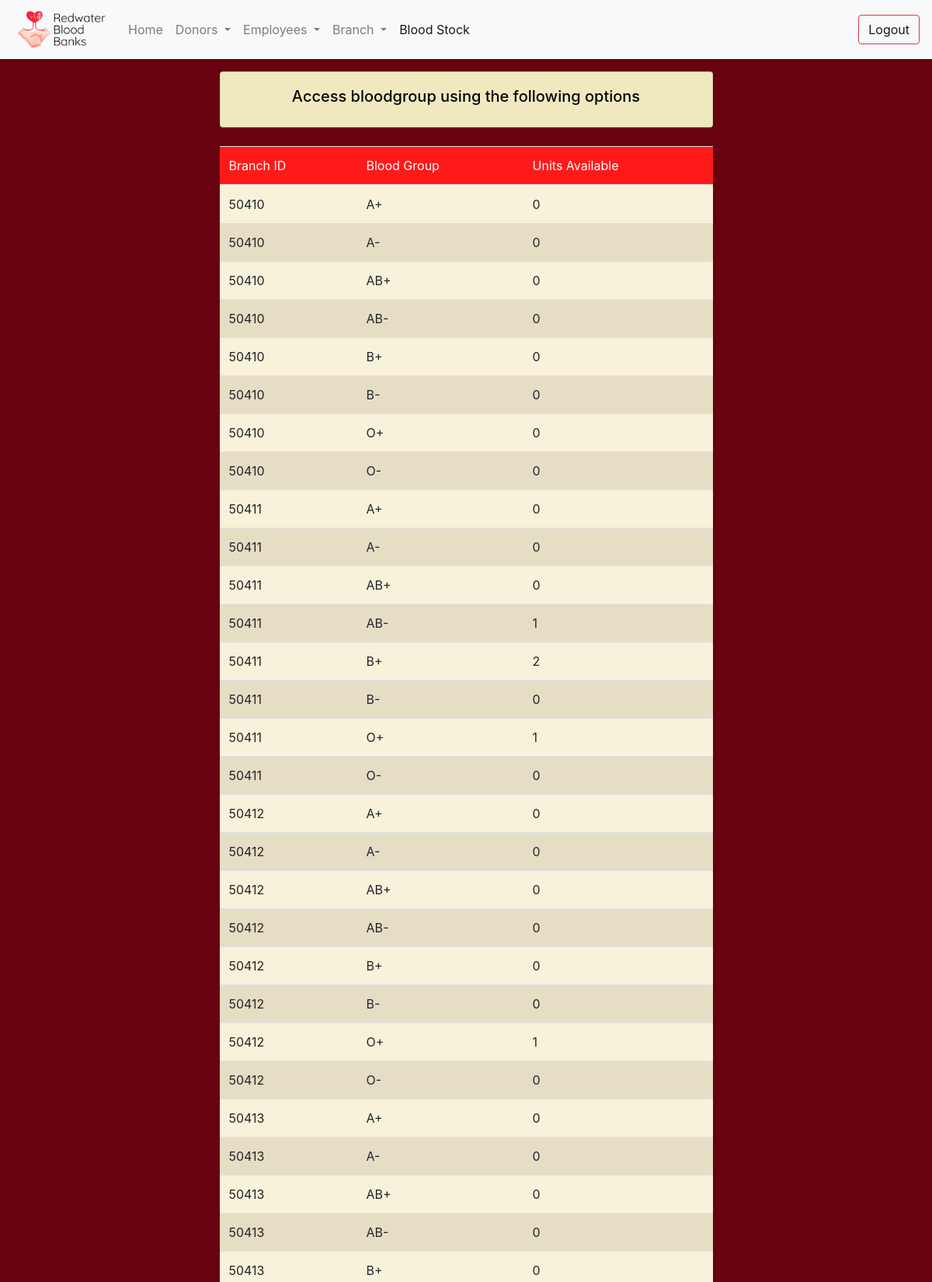
Page /admin/bloodstock.php (signed in, upper part) on the committed database.
### tables this page shows
CREATE TABLE `blood` (
  `BloodGroup` varchar(3) NOT NULL,
  `Br_ID` bigint NOT NULL,
  `Amount` int NOT NULL DEFAULT '0'
);

### admin/php/DBConnect.php (called while the page is built, shortened)
<?php
class DBConnect {
    private $db = NULL;
    public function __construct() {
        $dsn = 'mysql:dbname=' . self::DB_NAME . ';host=' . self::DB_SERVER;
        try {
            $this->db = new PDO($dsn, self::DB_USER, self::DB_PASSWORD);
        } catch (PDOException $e) {
            throw new Exception('Connection failed: ' .
            $e->getMessage());
        }
        return $this->db;
    }
    public function viewBloodStockByBranch($branch=null, $bloodGroup=null, $volumeInfo=null, $sort=null){
        $query = "SELECT * FROM Blood";
        $newVals = array();
        $mask = 0;
        if($sort != null){
            $query .= ($sort == "ASC" ? " ORDER BY Amount" : " ORDER BY Amount DESC");
        }
        else{
            $query .= " ORDER BY Br_ID, BloodGroup";
        }
        $stmt = $this->db->prepare($query);
        if ($mask != 0)
            $stmt->execute($newVals);
        else
            $stmt->execute();
        return $stmt->fetchAll();
    }
}

### admin/bloodstock.php (the view, shortened to what this page needs)
<?php
require_once 'php/DBConnect.php';
$db = new DBConnect();
$db->auth();
if(isset($_POST['Submit'])){
    $branchID = isset($_POST['branchID']) ? $_POST['branchID'] : null;
    $bloodType = ($_POST['BloodType'] != 'null') ? $_POST['BloodType'] : null;
    $sort = ($_POST['sort']=='ASC' || $_POST['sort']=='DESC')? $_POST['sort'] : null;
    if(isset($_POST['volChoice'])){
        switch($_POST['volChoice']){
            case 'Between':
                if(!empty($_POST['vol1']) && !empty($_POST['vol2'])){
                    $VolumeInfo = ['Vol'=>[$_POST['vol1'], $_POST['vol2']], '<='=>true, '>='=>true];
                    break;
                }
                else{
                    $message = "No value has been provided";
                    goto end;
                }
            case 'On_Or_Before':
                if(!empty($_POST['vol<='])){
                    $VolumeInfo = ['Vol'=>[$_POST['vol<=']], '<='=>true, '>='=>false];
                    break;
                }
                else{
                    $message = "No value has been provided";
                    goto end;
                }
            case 'On_Or_After':
                if(!empty($_POST['vol>='])){
                    $VolumeInfo = ['Vol'=>[$_POST['vol>=']], '<='=>false, '>='=>true];
                    break;
                }
                else{
                    $message = "No value has been provided";
                    goto end;
                }
            default:
                if(!empty($_POST['vol='])){
                    $VolumeInfo = ['Vol'=>[$_POST['vol=']], '<='=>false, '>='=>false];
                }
                else{
                    $message = "No value has been provided";
                    goto end;
                }
        }
    }
    else{
        $VolumeInfo = null;
    }
    $stock = $db->viewBloodStockByBranch($branchID,$bloodType,$VolumeInfo,$sort);
    if(count($stock) != 0){
        $success = "Records found";
    }
}
else{
    $stock = $db->viewBloodStockByBranch(null, null, null, null);
}
include 'layout/_header.php';
include 'layout/navbar.php';
?>
<div class="container my-3">
    <div class="row justify-content-center">
        <div class="col-md-7">
            <form method="post" class="form-horizontal" role="form" action="">
                <div class="accordion" id="bloodOptions">
                    <div class="card">
                        <div class="card-header d-flex" id="bloodInfo">
                            <div class="btn btn-link btn-block text-center" type="button" data-toggle="collapse" data-target="#bloodInfoOptions" aria-expanded="false" aria-controls="bloodInfoOptions" style="color: #000407"><h5>Access bloodgroup using the following options</h5></div>
                        </div>
                    </div>
                </div>
            </form>
            <?php if (isset($stock)): ?>
            <div class="table-responsive">
                <table class="table table-condensed mt-4">
                    <thead>
                        <th>Branch ID</th>
                        <th>Blood Group</th>
                        <th>Units Available</th>
                    </thead>
                <?php $i=0; ?>
                <?php foreach($stock as $s): ++$i; ?>
                    <tr class="<?php if($i&1) {echo "tr";} else {echo "tr-next";} ?>">
                        <td><?php echo $s['Br_ID']; ?></td>
                        <td><?php echo $s['BloodGroup']; ?></td>
                        <td><?php echo $s['Amount']; ?></td>
                    </tr>
                <?php endforeach ?>
                </table>
            </div>
            <?php else: ?>
                <div class="row justify-content-center">
                    <span class="font-weight-bold py-3" style="color: #fffffe">No results found!</span>
                </div>
            <?php endif ?>
        </div>
    </div>
</div>
<?php include 'layout/_footer.php' ?>

### admin/css/mystyle.css (style rules this page uses)
body { background-color: #68020f; }
div.card { background-color: #f8f0c6; }
thead, thead th { background-color: #ff1a1a; color: #fffffe; font-weight: normal; }
.tr { background-color: #f8f2da; }
.tr-next { background-color: #e6ddc5; }

### rows in the picture
blood: Br_ID "50410", BloodGroup "A+", Amount "0"
blood: Br_ID "50410", BloodGroup "A-", Amount "0"
blood: Br_ID "50410", BloodGroup "AB+", Amount "0"
blood: Br_ID "50410", BloodGroup "AB-", Amount "0"
blood: Br_ID "50410", BloodGroup "B+", Amount "0"
blood: Br_ID "50410", BloodGroup "B-", Amount "0"
blood: Br_ID "50410", BloodGroup "O+", Amount "0"
blood: Br_ID "50410", BloodGroup "O-", Amount "0"
blood: Br_ID "50411", BloodGroup "A+", Amount "0"
blood: Br_ID "50411", BloodGroup "A-", Amount "0"
blood: Br_ID "50411", BloodGroup "AB+", Amount "0"
blood: Br_ID "50411", BloodGroup "AB-", Amount "1"
blood: Br_ID "50411", BloodGroup "B+", Amount "2"
blood: Br_ID "50411", BloodGroup "B-", Amount "0"
blood: Br_ID "50411", BloodGroup "O+", Amount "1"
blood: Br_ID "50411", BloodGroup "O-", Amount "0"
blood: Br_ID "50412", BloodGroup "A+", Amount "0"
blood: Br_ID "50412", BloodGroup "A-", Amount "0"
blood: Br_ID "50412", BloodGroup "AB+", Amount "0"
blood: Br_ID "50412", BloodGroup "AB-", Amount "0"
blood: Br_ID "50412", BloodGroup "B+", Amount "0"
blood: Br_ID "50412", BloodGroup "B-", Amount "0"
blood: Br_ID "50412", BloodGroup "O+", Amount "1"
blood: Br_ID "50412", BloodGroup "O-", Amount "0"
blood: Br_ID "50413", BloodGroup "A+", Amount "0"
blood: Br_ID "50413", BloodGroup "A-", Amount "0"
blood: Br_ID "50413", BloodGroup "AB+", Amount "0"
blood: Br_ID "50413", BloodGroup "AB-", Amount "0"
blood: Br_ID "50413", BloodGroup "B+", Amount "0"
